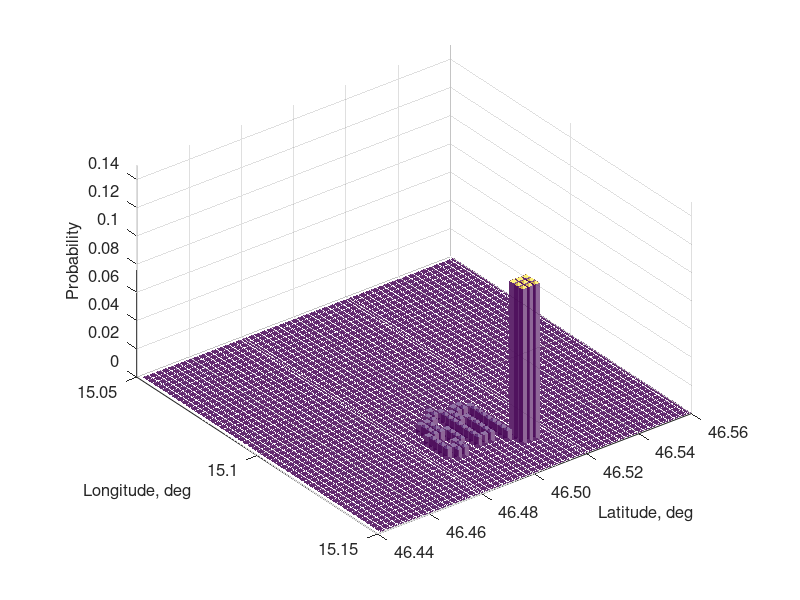

The MATLAB source for this figure:
close all
clear all
clc

% load data
load('glider1_states_2.mat')
format long

% create white figure
figure2 = figure('Color',[1 1 1]);

% Get path with a short name
path_lon = glider1_states(8946+2500:110841-30000,39);
path_lat = glider1_states(8946+2500:110841-30000,38);

% Establish limits for the grid
xstart = 15.05;
xfinal = 15.15;
ystart = 46.44;
yfinal = 46.56;

% get the length of the lat and long
xlen = xfinal - xstart;
ylen = yfinal - ystart;

% Divisions in x and y for entire field
nx = 50;
ny = 50;

% Increment for the desired number of divisions
dx = xlen/nx;
dy = ylen/ny;


% Create grid to compare
lon_vector = xstart:dx:xfinal;
lat_vector = ystart:dy:yfinal;
[X,Y] = meshgrid(lon_vector, lat_vector);

% Rotate figure
view(-30,38)

% Compare the path with the grid to see where the glider passed
i = [];
j = [];
for m = 1:length(path_lon)
[r,c] = find(path_lon(m) >= (X-dx/2) & path_lon(m) <= (X+dx/2) & path_lat(m) >= (Y-dy/2) & path_lat(m) <= (Y+dy/2));
i = [i,r];
j = [j,c];
end    

% Assign probability to the grid depending if the glider passed or not by
% the cell
prob = ones(51,51)*1/2534;
for n=1:length(i)
    prob(j(n),i(n)) = 0.008;
end
prob(42:44,29:31) = 1/9;


% Create plot bar
h=bar3(prob);
for k = 1:length(h)
zdata = get(h(k),'Zdata');
set(h(k),'Cdata',zdata,'EdgeColor','none','FaceAlpha',0.6)
end


% Manipulate axes properties
set(gca,'YTick',[0:51/2:51],'YTickLabel',{'15.05';'15.1';'15.15'})
set(gca,'XTick',[0:51/6:51],'XTickLabel',{'46.44';'46.46';'46.48';'46.50';'46.52';'46.54';'46.56'})
set(gca,'FontSize',12)
axis([ 0 nx+1 0 ny+1 0 0.15])
xlabel('Latitude, deg','FontSize',12)
ylabel('Longitude, deg','FontSize',12)
zlabel('Probability','FontSize',12)

